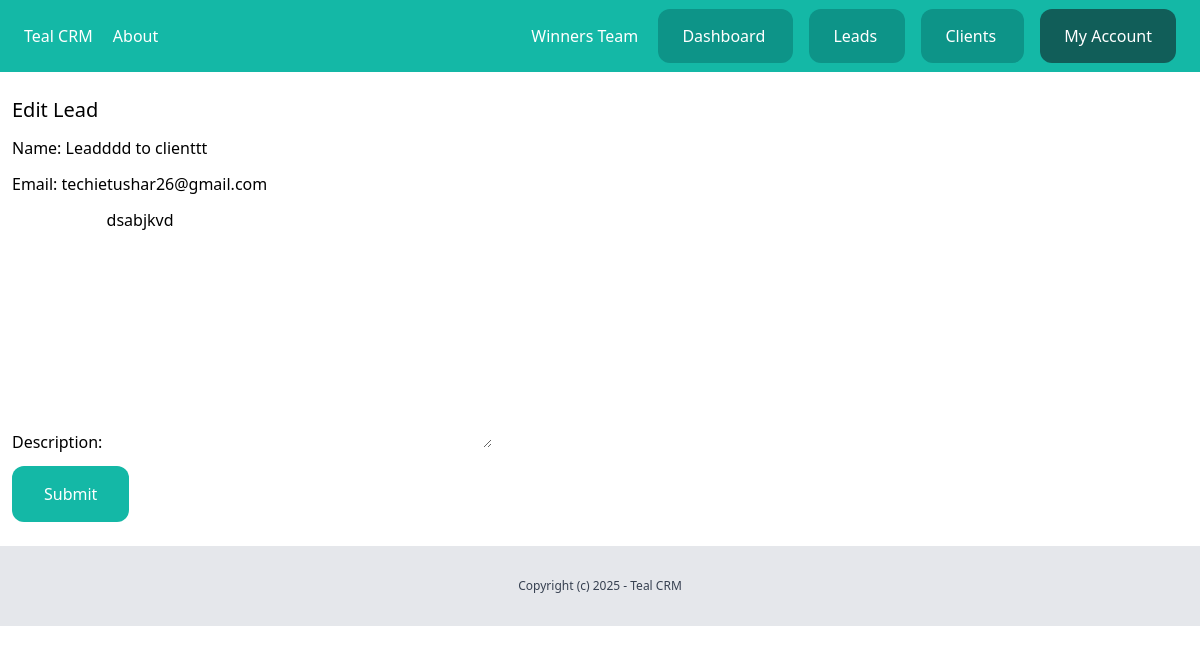
The page /dashboard/clients/21/edit/ (signed in) on the database its author committed.
### team/models.py (models this page shows)
class Team(models.Model):
    plan = models.ForeignKey(Plan,related_name='teams',on_delete=models.CASCADE, null=True, blank=True)
    name = models.CharField(max_length=255)
    created_by = models.ForeignKey(User,related_name='created_teams' ,on_delete=models.CASCADE)
    created_at = models.DateTimeField(auto_now_add=True)
    members = models.ManyToManyField(User)
    def __str__(self):
        return self.name

### client/models.py (models this page shows, shortened)
class Client(models.Model):
    team = models.ForeignKey(Team, related_name='clients', on_delete=models.CASCADE)
    name=models.CharField(max_length=255)
    email=models.EmailField()
    description=models.TextField(blank=True,null=True)
    created_by = models.ForeignKey(User, related_name='clients', on_delete=models.CASCADE)
    created_at = models.DateTimeField(auto_now_add=True)
    modified_at = models.DateTimeField(auto_now=True)
    class Meta:
        ordering=('name',)

### client/views.py (the view)
# urls.py: path('<int:pk>/edit/', views.clients_edit, name='edit'),
@login_required
def clients_edit(request,pk):
    client = get_object_or_404(Client, created_by = request.user,pk=pk)
    if request.method =='POST':
        form = AddClientForm(request.POST,instance=client)
        if form.is_valid():
            client.save()
            messages.success(request,'Changes Saved')
            return redirect('clients:list')
    else:
        form= AddClientForm(instance=client)
    return render(request, 'clients/clients_edit.html',{'form':form})

### client/forms.py
class AddClientForm(forms.ModelForm):
    class Meta:
        model=Client
        fields=('name','email','description')

### team/context_processors.py (called while the page is built)
def active_team(request):
    active_team = None  # Default to None
    if request.user.is_authenticated:
        user_profile = getattr(request.user, 'userprofile', None)  # Safely access userprofile
        if user_profile and user_profile.active_team:
            active_team = user_profile.active_team
        else:
            active_team = Team.objects.filter(created_by=request.user).first()
    return {'active_team': active_team}

### client/templates/clients/clients_edit.html (shortened to what this page needs)
{% extends 'core/base.html' %}
{% block content %}
<div class="px-3 py-6">
    <h1 class="text-xl mb-3">Edit Lead</h1>
    <form method="POST" action="." class="space-y-3">
        {{form.as_p}}
        <button class="py-4 px-8 bg-teal-500 text-white rounded-xl">Submit</button>
    </form>
</div>
{% endblock %}

### core/templates/core/partials/nav.html (shortened to what this page needs)
<nav class="px-6 py-6 bg-teal-500 flex justify-between">
    <div class="space-x-4">
        <a href="/" class="text-white">
            Teal CRM
        </a>
        <a href="{% url 'about' %}" class="text-white">
            About
        </a>
    </div>
    <div class="space-x-4">
        {% if request.user.is_authenticated %}
        <a href="{% url 'team:detail' active_team.id %}" class="text-white">
            {{active_team}}
        </a>
        <a href="{% url 'dashboard:index' %}" class="py-4 px-6 bg-teal-600 rounded-xl text-white">
            Dashboard
        </a>
        <a href="{% url 'leads:list' %}" class="py-4 px-6 bg-teal-600 rounded-xl text-white">
            Leads
        </a>
        <a href="{% url 'clients:list' %}" class="py-4 px-6 bg-teal-600 rounded-xl text-white">
            Clients
        </a>
        <a href="{% url 'userprofile:myaccount' %}" class="py-4 px-6 bg-teal-800 rounded-xl text-white">
            My Account
        </a>
        {% endif %}
    </div>
</nav>

### rows shown on the page
Team: name "Winners Team"
Client: name "Leadddd to clienttt", email "techietushar26@gmail.com", description "dsabjkvd"
